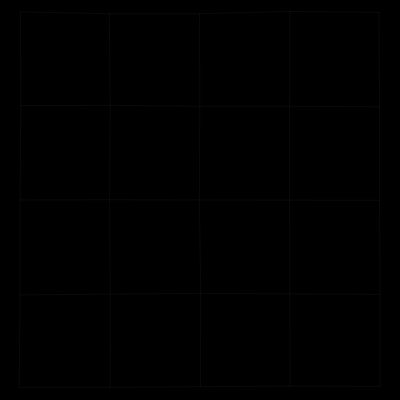
Frame 1 (no input)
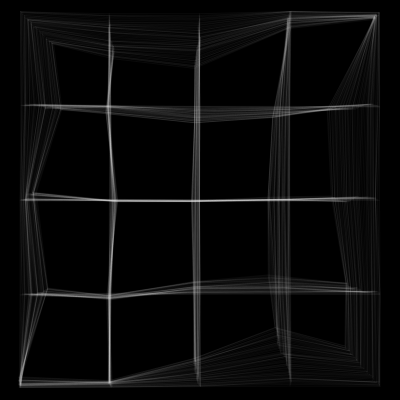
Frame 60 (no input)
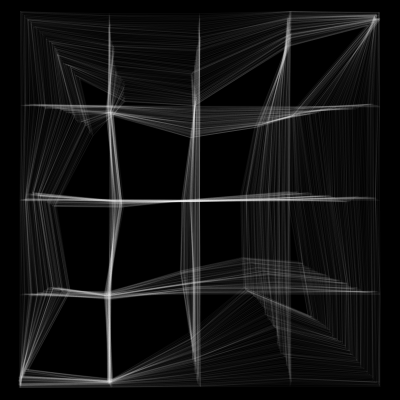
Frame 120 (the mouse pressed at the canvas centre since frame 60)

The p5.js sketch that drew these frames (run headless with seeded random() and noise() and a simulated clock; from frame 60 on, the mouse is pressed at the canvas centre):

// p5.js sketch
// ── sketch.js
var rows;
var cols;
var cell_w = 90;
var cell_h = 94;
var points = []

function setup() {
  createCanvas(400, 400);
  background(0);

  // set up grid
  cols = Math.floor(width / cell_w);
  rows = Math.floor(height / cell_h);
  
  // define margins
  offset_x = (width % cell_w) / 2;
  offset_y = (height % cell_h) / 2;

  // generate points in grid
  for (var i = 0; i <= rows; i++) {
    for (var j = 0; j <= cols; j++) {
      points.push(new Dot(j*cell_w + offset_x, i*cell_h + offset_y));
      // console.log(points[points.length-1].open);
    }
  }

  // slow it down
  // frameRate(12);
  
}

function getSurroundingIndexes(index, elementsPerRow) {
  var surroundingIndexes= [];
  if (index % elementsPerRow === 0) {
    // index on left border
    var h_start = 0;
  } else {
    var h_start = -1;
  }
  if (index % elementsPerRow === elementsPerRow - 1) {
    // index on righthand border
    var h_stop = 0;
  } else {
    var h_stop = 1;
  }
  for (var v = -1; v <= 1; v++) {
    for (var h = h_start; h <= h_stop; h++) {
      var current = index + elementsPerRow * v + h;
      if (current != index) {
        surroundingIndexes.push(current);
      }
    }
  }
  return surroundingIndexes;
}

function draw() {
  // background(0);
  noFill();
  stroke(200, 200, 200);

  // draw grid
  for (var i = 0; i < points.length; i++) {
    // every dot moves at random a bit
    points[i].update();

    // get surrounding dots
    var si = getSurroundingIndexes(i, (cols + 1));
    var existing_si = si.filter(function(foo) {return foo >= 0 && foo < points.length;});
    var average_x = existing_si.map(function(foo) {return points[foo].x}).reduce(function(bar, baz) {return bar + baz}) / existing_si.length;
    var average_y = existing_si.map(function(foo) {return points[foo].y}).reduce(function(bar, baz) {return bar + baz}) / existing_si.length;
    // a bit proud to use higher order functions
    // very much ashamed of arguments’ names
    /*
    push();
    stroke(255, 0, 255);
    line(points[i].x, points[i].y, average_x, average_y);
    pop();
    */
    points[i].moveToAverage(average_x, average_y);
    // points[i].display();
  }
  stroke(255, 10);
  // draw lines horizontally
  for (var i = 0; i <= rows ; i++) {
    beginShape();
    for (var j = 0; j <= cols; j++) {
      var currentIndex = j + i * (cols + 1);
      vertex(points[currentIndex].x, points[currentIndex].y);
    }
    endShape();
  }

  // draw lines horizontally
  for (var i = 0; i <= cols ; i++) {
    beginShape();
    for (var j = 0; j <= rows; j++) {
      var currentIndex = i + j * (cols + 1);
      vertex(points[currentIndex].x, points[currentIndex].y);
    }
    endShape();
  }

}

// Define ‘Dot’ object
var Dot = function(x, y) {
  this.x = x;
  this.y = y;
  this.weight = random(0, 1); // scalar for average position
  this.open = false; // open moves away from average position of surrounding points, closed moves towards it

  if (random(0, 1) > 0.5) {
    this.open = true;
  }

  this.update = function() {
    if (this.x > width) {
      this.x = width - 1;
    } else if (this.x < 0) {
      this.x = 1;
    } else {
      this.x += random(-1, 1);
    }
    if (this.y > height) {
      this.y = height - 1;
    } else if (this.y < 0) {
      this.y = 1;
    } else {
      this.y += random(-1, 1);
    }
  }

  this.display = function() {
    push();
    // var c = this.open ? color(255, 120, 0, 100) : color(0, 180, 255, 100);
    var c = color(0, 180, 255, 50);
    stroke(c);
    alpha(c);
    var s = 1;
    ellipse(this.x, this.y, s, s);
    pop();
  }

  this.moveToAverage = function(x, y) {
    var curPos = createVector(this.x, this.y);
    var newPos = createVector(x, y);
    var difVec = p5.Vector.sub(newPos, curPos);
    var lilVec = difVec.normalize();
    var orientation = this.open ? 1 : -1;
    lilVec.mult()
    lilVec.mult(this.weight);
    this.x += lilVec.x;
    this.y += lilVec.y;
  }
}
